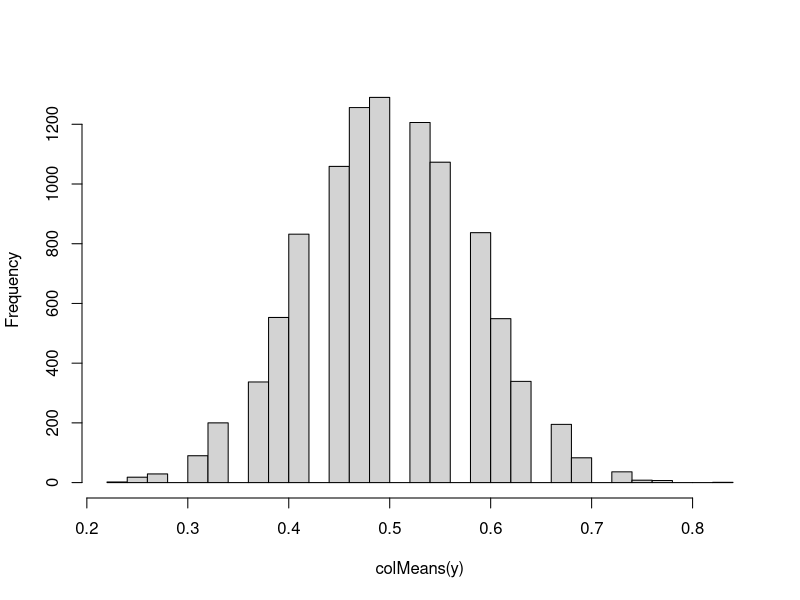
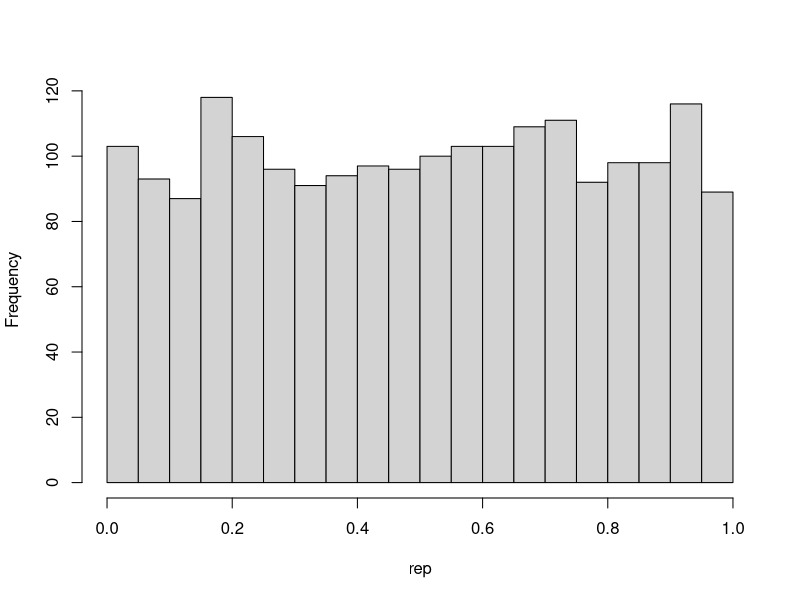
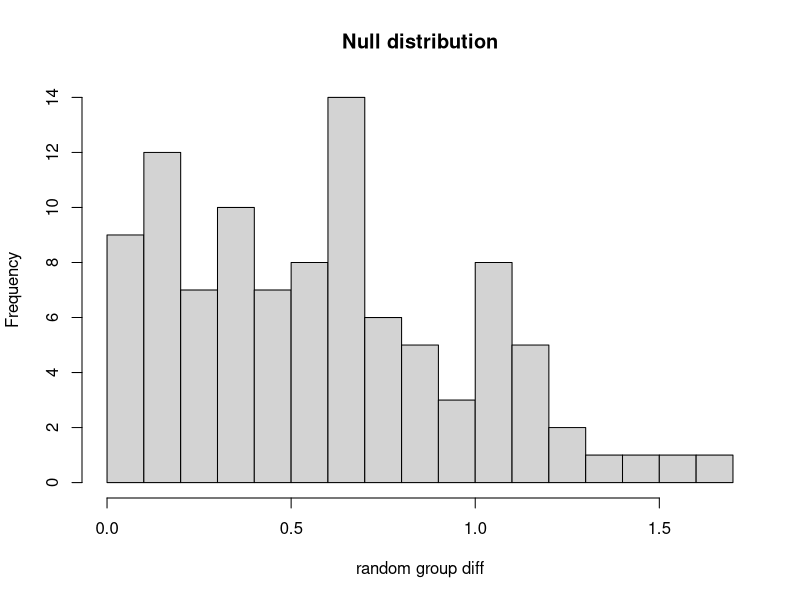
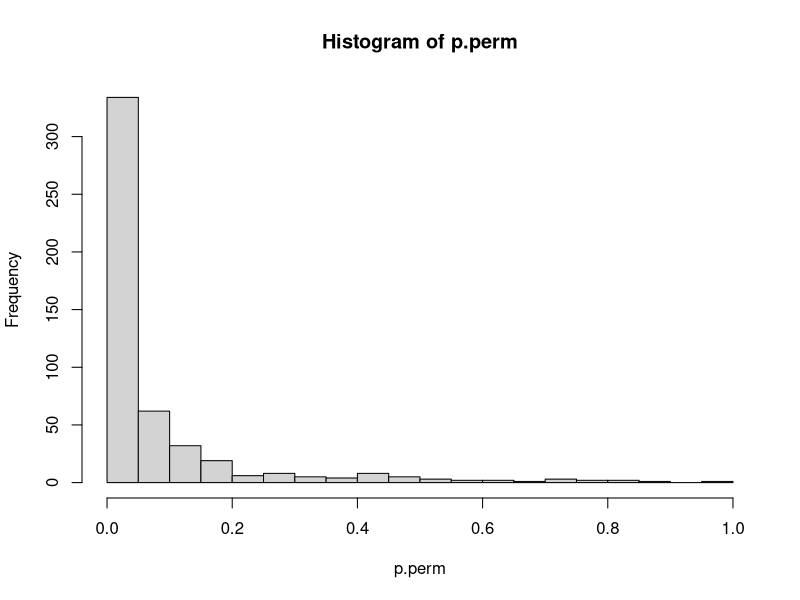

Here is the R script that generated these plots, in order:
#### Statistical Inference part 1 - understanding p-values
####
#### this script accompanies the slide deck at github.com/ABindoff/R_tutorials/statistical_inference.html




#### slide 5


# setting the seed for the random number generator
# assures reproducibility
set.seed(42)  

# 36 trials with p = 0.5 chance of guessing correctly
y <- replicate(10000, rbinom(36, 1, prob = 0.5))  


#### slide 6

hist(colMeans(y), breaks = 24, main = "")


#### slide 7

# initialise a vector to store results of our t-tests
rep <- c()  
for(i in 1:2000){
  y <- replicate(100, rbinom(36, 1, prob = 0.5))
  # one sample t-test of difference from expected value if chance
  test <- t.test(colMeans(y)-0.5) 
  # store the p-values in a vector called `rep`
  rep <- c(rep, test$p.value)                
}



#### slide 8

hist(rep, breaks = 20, main = "")



#### slide 11

set.seed(10)
B0 <- 3
B1 <- 1.5
epsilon <- function(){rnorm(12, mean = 0, sd = 1)}
x1 <- c(rep(0, 6), rep(1, 6))

y <- function(){B0 + B1*x1 + epsilon()}

data <- data.frame(y = round(y(), 1), x1 = factor(x1))

#### slide 13

data


#### slide 14

t.test(y ~ x1, data)
cat("\n\nDifference in group means = ", mean(data$y[7:12] - data$y[1:6]))




#### slide 16

shuffle <- function(y){
  n <- length(y)
  ydot <- sample(y, n, replace = FALSE)
  y1 <- ydot[1:floor(n/2)]
  y2 <- ydot[(floor(n/2)+1):n]
  abs(mean(y1)-mean(y2))
}
set.seed(1)
permute <- replicate(100, shuffle(data$y), simplify = "array")

hist(permute, breaks = 20, xlab = "random group diff", main = "Null distribution")



#### slide 17

p.val.perm <- function(){
  k <- y()         # run experiment again (random draws from generating model)
  obs.diff <- abs(mean(k[7:12]-k[1:6]))  # calculate observed difference of means
  perm <- replicate(100, shuffle(k))     # permute ("shuffle") 100 times and calculate observed differences
  mean(perm >= obs.diff)       # what proportion of permutations >= observed difference from experiment
}

p.perm <- replicate(500, p.val.perm())   # repeat experiment 500 times, storing p-value each time
mean(p.perm < .05)      


#### slide 18

hist(p.perm, breaks = 20)
